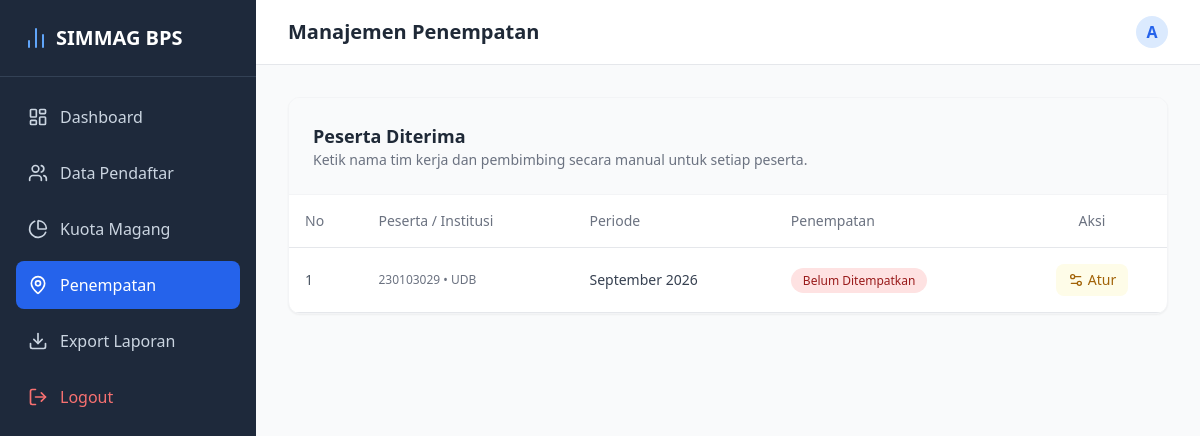
Screenshot of /admin/penempatan.php (signed in) with the database file from the repository.
### tables this page shows
CREATE TABLE `pendaftaran` (
  `id` int(11) NOT NULL,
  `peserta_id` int(11) DEFAULT NULL,
  `nomor_pendaftaran` varchar(50) DEFAULT NULL,
  `tanggal_daftar` date DEFAULT NULL,
  `tanggal_mulai` date DEFAULT NULL,
  `tanggal_selesai` date DEFAULT NULL,
  `periode` varchar(50) DEFAULT NULL,
  `status` enum('menunggu','diterima','ditolak') DEFAULT 'menunggu',
  `alasan_penolakan` text DEFAULT NULL,
  `created_at` timestamp NOT NULL DEFAULT current_timestamp()
);

CREATE TABLE `peserta` (
  `id` int(11) NOT NULL,
  `user_id` int(11) DEFAULT NULL,
  `nim` varchar(50) DEFAULT NULL,
  `nama` varchar(100) DEFAULT NULL,
  `tempat_lahir` varchar(50) DEFAULT NULL,
  `tanggal_lahir` date DEFAULT NULL,
  `jenis_kelamin` enum('L','P') DEFAULT NULL,
  `alamat` text DEFAULT NULL,
  `no_hp` varchar(20) DEFAULT NULL,
  `institusi` varchar(100) DEFAULT NULL,
  `fakultas` varchar(100) DEFAULT NULL,
  `prodi` varchar(100) DEFAULT NULL,
  `semester` int(11) DEFAULT NULL
);

### admin/penempatan.php (the view, shortened to what this page needs)
<?php
require_once '../config/database.php';
$stmt = $pdo->query("
    SELECT pst.id as peserta_id, pst.nama, pst.nim, pst.institusi, p.periode,
           pn.id as penempatan_id, pn.nama_tim, pn.nama_pembimbing
    FROM pendaftaran p
    JOIN peserta pst ON p.peserta_id = pst.id
    LEFT JOIN penempatan pn ON pst.id = pn.peserta_id
    WHERE p.status = 'diterima'
    ORDER BY pn.id ASC, p.tanggal_daftar DESC
");
$peserta_diterima = $stmt->fetchAll();
?>
<!DOCTYPE html>
<html lang="id">
<head>
    <script src="https://cdn.tailwindcss.com"></script>
</head>
<body class="bg-gray-50 flex h-screen overflow-hidden">
    <aside class="w-64 bg-slate-800 text-white flex flex-col hidden md:flex">
        <div class="p-6 text-xl font-bold border-b border-slate-700 flex items-center gap-2">
            <i data-lucide="bar-chart-2" class="text-blue-400"></i> SIMMAG BPS
        </div>
        <nav class="flex-1 p-4 space-y-2 overflow-y-auto">
            <a href="dashboard.php" class="flex items-center gap-3 p-3 rounded-lg text-slate-300 hover:bg-slate-700 hover:text-white transition">
                <i data-lucide="layout-dashboard" class="w-5 h-5"></i> Dashboard
            </a>
            <a href="pendaftar.php" class="flex items-center gap-3 p-3 rounded-lg text-slate-300 hover:bg-slate-700 hover:text-white transition">
                <i data-lucide="users" class="w-5 h-5"></i> Data Pendaftar
            </a>
            <a href="kuota.php" class="flex items-center gap-3 p-3 rounded-lg text-slate-300 hover:bg-slate-700 hover:text-white transition">
                <i data-lucide="pie-chart" class="w-5 h-5"></i> Kuota Magang
            </a>
            <a href="penempatan.php" class="flex items-center gap-3 p-3 rounded-lg bg-blue-600 text-white transition">
                <i data-lucide="map-pin" class="w-5 h-5"></i> Penempatan
            </a>
            <a href="export_excel.php" class="flex items-center gap-3 p-3 rounded-lg text-slate-300 hover:bg-slate-700 hover:text-white transition">
                <i data-lucide="download" class="w-5 h-5"></i> Export Laporan
            </a>
            <a href="../logout.php" class="flex items-center gap-3 p-3 mt-8 rounded-lg text-red-400 hover:bg-red-500 hover:text-white transition">
                <i data-lucide="log-out" class="w-5 h-5"></i> Logout
            </a>
        </nav>
    </aside>
    <main class="flex-1 flex flex-col overflow-hidden relative">
        <header class="bg-white border-b border-gray-200 p-4 px-8 flex justify-between items-center z-10">
            <h1 class="text-xl font-semibold text-gray-800">Manajemen Penempatan</h1>
            <div class="flex items-center gap-3">
                <div class="w-8 h-8 rounded-full bg-blue-100 text-blue-600 flex items-center justify-center font-bold">A</div>
            </div>
        </header>
        <div class="flex-1 overflow-y-auto p-8">
            <div class="bg-white rounded-xl shadow-sm border border-gray-100 overflow-hidden">
                <div class="p-6 border-b border-gray-100 flex justify-between items-center bg-gray-50">
                    <div>
                        <h2 class="text-lg font-bold text-gray-800">Peserta Diterima</h2>
                        <p class="text-sm text-gray-500">Ketik nama tim kerja dan pembimbing secara manual untuk setiap peserta.</p>
                    </div>
                </div>
                <div class="overflow-x-auto">
                    <table class="w-full text-left text-sm border-collapse">
                        <thead>
                            <tr class="bg-white text-gray-500 border-b">
                                <th class="p-4 font-medium">No</th>
                                <th class="p-4 font-medium">Peserta / Institusi</th>
                                <th class="p-4 font-medium">Periode</th>
                                <th class="p-4 font-medium">Penempatan</th>
                                <th class="p-4 font-medium text-center">Aksi</th>
                            </tr>
                        </thead>
                        <tbody>
                            <?php if (count($peserta_diterima) > 0): ?>
                                <?php $no=1; foreach ($peserta_diterima as $row): ?>
                                    <tr class="border-b hover:bg-gray-50">
                                        <td class="p-4 text-gray-600"><?= $no++ ?></td>
                                        <td class="p-4">
                                            <p class="text-xs text-gray-500"><?= htmlspecialchars($row['nim']) ?> • <?= htmlspecialchars($row['institusi']) ?></p>
                                        </td>
                                        <td class="p-4 text-gray-700 font-medium"><?= htmlspecialchars($row['periode']) ?></td>
                                        <td class="p-4">
                                            <?php if ($row['penempatan_id']): ?>
                                                <div class="bg-blue-50 border border-blue-100 p-2 rounded-lg">
                                                    <p class="text-xs text-blue-800 font-bold"><i data-lucide="briefcase" class="w-3 h-3 inline"></i> <?= htmlspecialchars($row['nama_tim']) ?></p>
                                                    <p class="text-xs text-gray-600 mt-1"><i data-lucide="user" class="w-3 h-3 inline"></i> Pembimbing: <?= htmlspecialchars($row['nama_pembimbing']) ?></p>
                                                </div>
                                            <?php else: ?>
                                                <span class="px-3 py-1 rounded-full text-xs font-medium bg-red-100 text-red-800">Belum Ditempatkan</span>
                                            <?php endif; ?>
                                        </td>
                                        <td class="p-4 text-center">
                                            <button
                                                onclick="bukaModalPenempatan(<?= htmlspecialchars(json_encode([
                                                    'peserta_id' => $row['peserta_id'],
                                                    'nama' => $row['nama'],
                                                    'nim' => $row['nim'],
                                                    'nama_tim' => $row['nama_tim'] ?? '',
                                                    'nama_pembimbing' => $row['nama_pembimbing'] ?? ''
                                                ])) ?>)"
                                                class="inline-flex items-center gap-1 bg-yellow-50 text-yellow-700 px-3 py-1.5 rounded-lg hover:bg-yellow-100 font-medium transition">
                                                <i data-lucide="settings-2" class="w-4 h-4"></i> Atur
                                            </button>
                                        </td>
                                    </tr>
                                <?php endforeach; ?>
                            <?php else: ?>
                                <tr><td colspan="5" class="p-8 text-center text-gray-500">Belum ada data peserta yang diterima.</td></tr>
                            <?php endif; ?>
                        </tbody>
                    </table>
                </div>
            </div>
        </div>
    </main>
</body>
</html>

### rows the page displays
pendaftaran: peserta.nim "230103029", peserta.institusi "UDB", periode "September 2026"
